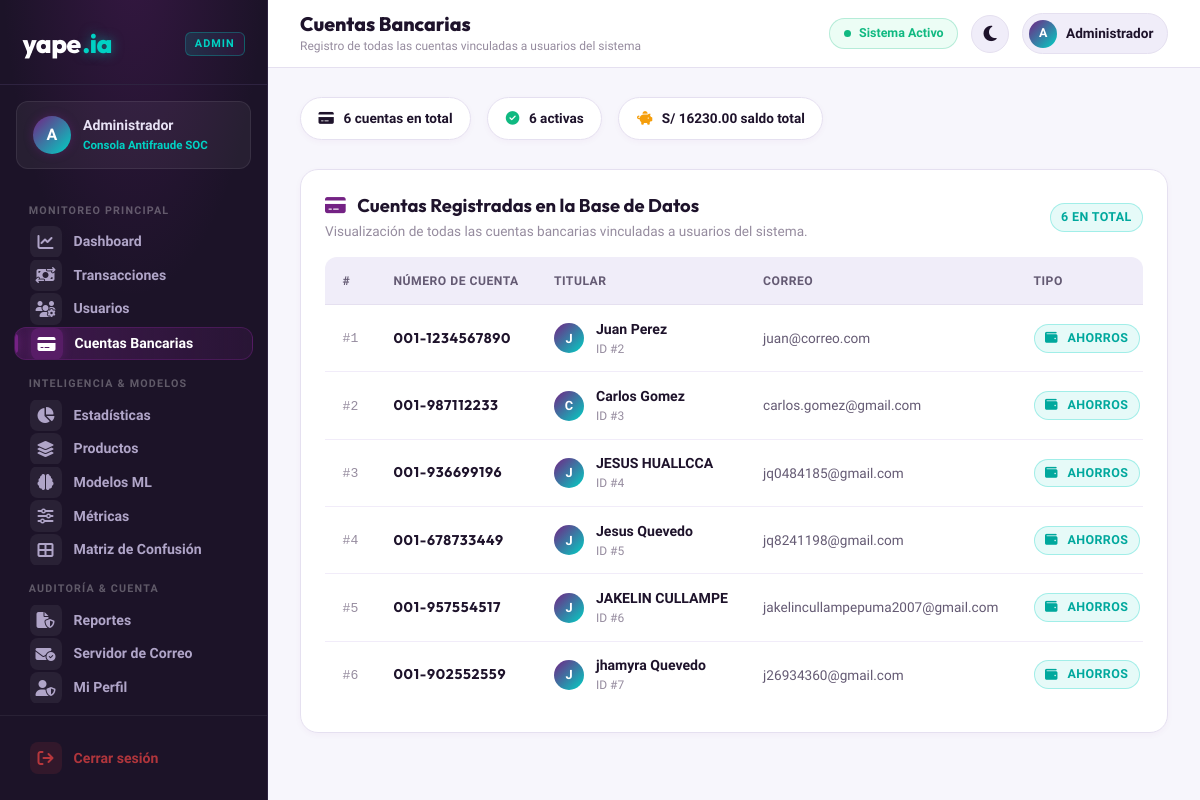
The app's page /admin/cuentas (signed in) with its own data.
### tables this page shows
CREATE TABLE cuentas (
            id_cuenta INTEGER PRIMARY KEY AUTOINCREMENT,
            id_usuario INTEGER NOT NULL,
            numero_cuenta TEXT NOT NULL UNIQUE,
            tipo_cuenta TEXT NOT NULL DEFAULT 'AHORROS',
            saldo REAL NOT NULL DEFAULT 0,
            estado TEXT NOT NULL DEFAULT 'ACTIVA'
                CHECK(estado IN ('ACTIVA', 'BLOQUEADA', 'CERRADA')),
            fecha_creacion DATETIME DEFAULT CURRENT_TIMESTAMP,

            FOREIGN KEY (id_usuario)
                REFERENCES usuarios(id_usuario)
                ON DELETE CASCADE
        );

CREATE TABLE usuarios (
            id_usuario INTEGER PRIMARY KEY AUTOINCREMENT,
            nombre TEXT NOT NULL,
            apellido TEXT NOT NULL,
            correo TEXT NOT NULL UNIQUE,
            password TEXT NOT NULL,
            tipo_usuario TEXT NOT NULL DEFAULT 'USUARIO'
                CHECK(tipo_usuario IN ('ADMIN', 'USUARIO')),
            estado TEXT NOT NULL DEFAULT 'ACTIVO'
                CHECK(estado IN ('ACTIVO', 'INACTIVO')),
            fecha_registro DATETIME DEFAULT CURRENT_TIMESTAMP
        );

### administrador/blueprint.py (the view)
    @bp.route("/cuentas")
    @admin_guard
    def admin_cuentas():
        cuentas = data_provider.get_cuentas()
        return render_template(
            "administrador/cuentas.html",
            cuentas=cuentas,
            active_page="admin_cuentas"
        )

### administrador/data_provider.py (called while the page is built)
    def _conectar(self):
        conn = sqlite3.connect(self.db_path, timeout=10)
        conn.row_factory = sqlite3.Row
        conn.execute("PRAGMA foreign_keys = ON")
        return conn

    def get_cuentas(self) -> List[Dict[str, Any]]:
        try:
            con = self._conectar()
            rows = con.execute("""
                SELECT c.id_cuenta, c.numero_cuenta, c.tipo_cuenta, c.saldo, c.estado, c.fecha_creacion,
                       u.id_usuario, u.nombre, u.apellido, u.correo
                FROM cuentas c
                JOIN usuarios u ON c.id_usuario = u.id_usuario
                ORDER BY c.id_cuenta ASC
            """).fetchall()
            con.close()
            return [dict(r) for r in rows]
        except Exception:
            return []

### administrador/templates/administrador/cuentas.html (shortened to what this page needs)
{% extends "administrador/layout_admin.html" %}
{% block admin_title %}Cuentas Bancarias{% endblock %}
{% block admin_subtitle %}Registro de todas las cuentas vinculadas a usuarios del sistema{% endblock %}
{% block admin_content %}
<div class="stats-row">
  <div class="stat-pill">
    <span class="stat-pill-icon"><i class="fa-solid fa-credit-card"></i></span>
    <span>{{ cuentas|length }} cuentas en total</span>
  </div>
  <div class="stat-pill">
    <span class="stat-pill-icon" style="color:var(--color-success)"><i class="fa-solid fa-circle-check"></i></span>
    <span>{{ cuentas | selectattr('estado', 'equalto', 'ACTIVA') | list | length }} activas</span>
  </div>
  <div class="stat-pill">
    <span class="stat-pill-icon" style="color:#f59e0b"><i class="fa-solid fa-piggy-bank"></i></span>
    <span>
      S/ {{ "%.2f"|format(cuentas | map(attribute='saldo') | list | sum) }} saldo total
    </span>
  </div>
</div>
<div class="card">
  <div class="card-header">
    <div>
      <h3 class="card-title">
        <i class="fa-solid fa-credit-card" style="color:var(--color-primary);margin-right:8px"></i>
        Cuentas Registradas en la Base de Datos
      </h3>
      <p style="font-size:.85rem;color:var(--text-muted);margin-top:.25rem">
        Visualización de todas las cuentas bancarias vinculadas a usuarios del sistema.
      </p>
    </div>
    <span class="badge badge-accent">{{ cuentas|length }} en total</span>
  </div>
  <div class="table-responsive">
    <table class="data-table">
      <thead>
        <tr>
          <th>#</th>
          <th>Número de Cuenta</th>
          <th>Titular</th>
          <th>Correo</th>
          <th>Tipo</th>
        </tr>
      </thead>
      <tbody>
        {% for c in cuentas %}
        <tr>
          <td><code style="font-size:.82rem;color:var(--text-muted)">#{{ c.id_cuenta }}</code></td>
          <td>
            <div style="display:flex;align-items:center;gap:.5rem">
              <span style="font-family:var(--font-heading);font-weight:700;letter-spacing:.05em;color:var(--text-primary)">
                {{ c.numero_cuenta }}
              </span>
            </div>
          </td>
          <td>
            <div class="user-cell">
              <div class="user-avatar-sm" style="width:30px;height:30px;font-size:.8rem">
                {{ c.nombre[0] | upper }}
              </div>
              <div class="user-cell-info">
                <strong>{{ c.nombre }} {{ c.apellido }}</strong>
                <small style="color:var(--text-muted);display:block">ID #{{ c.id_usuario }}</small>
              </div>
            </div>
          </td>
          <td style="color:var(--text-secondary);font-size:.85rem">{{ c.correo }}</td>
          <td>
            {% if c.tipo_cuenta == 'AHORRO' %}
              <span class="badge" style="background:rgba(99,102,241,.15);color:#818cf8;border-color:rgba(99,102,241,.3)">
                <i class="fa-solid fa-piggy-bank" style="margin-right:4px"></i> Ahorro
              </span>
            {% elif c.tipo_cuenta == 'CORRIENTE' %}
              <span class="badge" style="background:rgba(20,184,166,.15);color:#2dd4bf;border-color:rgba(20,184,166,.3)">
                <i class="fa-solid fa-building-columns" style="margin-right:4px"></i> Corriente
              </span>
            {% else %}
              <span class="badge badge-accent">
                <i class="fa-solid fa-wallet" style="margin-right:4px"></i> {{ c.tipo_cuenta }}
              </span>
            {% endif %}
          </td>
        </tr>
        {% endfor %}
      </tbody>
    </table>
  </div>
</div>
{% endblock %}

### administrador/static/css/base.css (style rules this page uses)
:root { --bg-primary: #f7f6fc; --bg-secondary: #ffffff; --bg-tertiary: #f0edf9; --bg-card: #ffffff; --bg-card-hover: #faf9fd; --color-primary: #742284; --color-primary-hover: #5d1a6b; --color-primary-light: #f0edf9; --color-primary-glow: rgba(116, 34, 132, 0.18); --color-accent: #00d2c4; --color-accent-dark: #00a89d; --color-accent-light: #e6faf8; --color-success: #10b981; --color-success-bg: #ecfdf5; --color-warning: #f59e0b; --color-warning-bg: #fffbeb; --color-danger: #ef4444; --color-danger-bg: #fef2f2; --color-info: #3b82f6; --color-info-bg: #eff6ff; --text-primary: #1e132b; --text-secondary: #645a73; --text-muted: #968c9f; --text-inverse: #ffffff; --border-color: #e5e0f0; --border-color-light: #f1ecf9; --border-focus: #742284; --sidebar-bg: #1c1328; --sidebar-text: #e9e4f2; --sidebar-active: #742284; --sidebar-hover: #2a1e3b; --sidebar-border: #2e2340; --shadow-sm: 0 2px 6px rgba(116, 34, 132, 0.04); --shadow-md: 0 4px 16px rgba(116, 34, 132, 0.08); --shadow-lg: 0 10px 30px rgba(116, 34, 132, 0.12); --shadow-glow: 0 0 20px rgba(116, 34, 132, 0.25); --radius-sm: 8px; --radius-md: 12px; --radius-lg: 18px; --radius-full: 9999px; --transition: all 0.25s cubic-bezier(0.4, 0, 0.2, 1); --font-main: 'Plus Jakarta Sans', system-ui, -apple-system, sans-serif; --font-heading: 'Outfit', 'Plus Jakarta Sans', sans-serif; }
*, *::before, *::after { box-sizing: border-box; margin: 0; padding: 0; }
html { font-size: 16px; scroll-behavior: smooth; }
body { font-family: var(--font-main); background-color: var(--bg-primary); color: var(--text-primary); line-height: 1.5; transition: background-color 0.3s ease, color 0.3s ease; min-height: 100vh; -webkit-font-smoothing: antialiased; -moz-osx-font-smoothing: grayscale; }
h1, h2, h3, h4, h5, h6 { font-family: var(--font-heading); color: var(--text-primary); font-weight: 700; line-height: 1.25; }
.card { background: var(--bg-card); border: 1px solid var(--border-color); border-radius: var(--radius-lg); padding: 1.5rem; box-shadow: var(--shadow-sm); transition: var(--transition); }
.card-header { display: flex; align-items: center; justify-content: space-between; margin-bottom: 1rem; }
.card-title { font-size: 1.15rem; font-weight: 700; color: var(--text-primary); }
.badge { display: inline-flex; align-items: center; gap: 0.35rem; padding: 0.25rem 0.65rem; border-radius: var(--radius-full); font-size: 0.78rem; font-weight: 700; text-transform: uppercase; letter-spacing: 0.4px; }
.badge-accent { background: var(--color-accent-light); color: var(--color-accent-dark); border: 1px solid rgba(0, 210, 196, 0.3); }

### administrador/static/css/admin.css (style rules this page uses)
.table-responsive { width:100%; overflow-x:auto; border-radius:var(--radius-md); background:var(--bg-card); }
.data-table { width:100%; border-collapse:collapse; text-align:left; font-size:.88rem; }
.data-table th { background:var(--bg-tertiary); color:var(--text-secondary); font-size:.76rem; font-weight:700; padding:.9rem 1.1rem; border-bottom:1px solid var(--border-color); white-space:nowrap; text-transform:uppercase; letter-spacing:.5px; }
.data-table td { padding:.85rem 1.1rem; border-bottom:1px solid var(--border-color-light); color:var(--text-primary); white-space:nowrap; vertical-align:middle; }
.data-table tr:last-child td { border-bottom:none; }
.data-table tbody tr { transition:background .18s ease; }
.user-cell { display:flex; align-items:center; gap:.75rem; }
.user-avatar-sm { width:32px; height:32px; border-radius:50%; background:linear-gradient(135deg,var(--color-primary),var(--color-accent)); display:flex; align-items:center; justify-content:center; font-size:.8rem; font-weight:800; color:#fff; flex-shrink:0; }
.user-cell-info strong { display:block; font-weight:700; font-size:.88rem; }
.user-cell-info small { color:var(--text-muted); font-size:.75rem; }
.stat-pill { display:flex; align-items:center; gap:.6rem; padding:.65rem 1.1rem; background:var(--bg-card); border:1px solid var(--border-color); border-radius:var(--radius-full); font-size:.85rem; font-weight:700; box-shadow:var(--shadow-sm); white-space:nowrap; }
.stats-row { display:flex; gap:1rem; flex-wrap:wrap; margin-bottom:1.8rem; }

### records on screen
cuentas: id_cuenta "1", numero_cuenta "001-1234567890", nombre "J", nombre "Juan", apellido "Perez", id_usuario "2", correo "juan@correo.com", tipo_cuenta "AHORROS"
cuentas: id_cuenta "2", numero_cuenta "001-987112233", nombre "C", nombre "Carlos", apellido "Gomez", id_usuario "3", correo "carlos.gomez@gmail.com", tipo_cuenta "AHORROS"
cuentas: id_cuenta "3", numero_cuenta "001-936699196", nombre "J", nombre "JESUS", apellido "HUALLCCA", id_usuario "4", correo "jq0484185@gmail.com", tipo_cuenta "AHORROS"
cuentas: id_cuenta "4", numero_cuenta "001-678733449", nombre "J", nombre "Jesus", apellido "Quevedo", id_usuario "5", correo "jq8241198@gmail.com", tipo_cuenta "AHORROS"
cuentas: id_cuenta "5", numero_cuenta "001-957554517", nombre "J", nombre "JAKELIN", apellido "CULLAMPE", id_usuario "6", correo "jakelincullampepuma2007@gmail.com", tipo_cuenta "AHORROS"
cuentas: id_cuenta "6", numero_cuenta "001-902552559", nombre "J", nombre "jhamyra", apellido "Quevedo", id_usuario "7", correo "j26934360@gmail.com", tipo_cuenta "AHORROS"

### other values on screen
{{ (admin_nombre or 'A')[0] | upper }} "A"
{{ admin_nombre or 'Administrador' }} "Administrador"
{{ admin_nombre or 'Administrador BCP' }} "Administrador"
{{ cuentas|length }} "6"
{{ cuentas | selectattr('estado', 'equalto', 'ACTIVA') | list | length }} "6"
{{ "%.2f"|format(cuentas | map(attribute='saldo') | list | sum) }} "16230.00"
